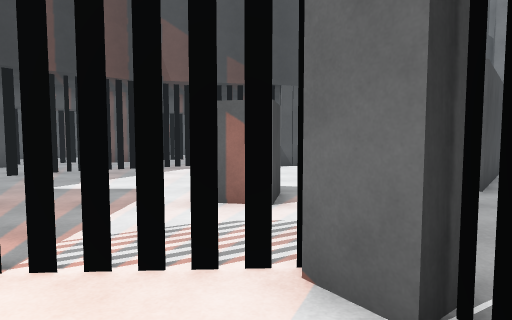
View 1 (above)

24 first-person views from a walk through a 3-D level made in the Unity game engine. The camera is 1.4 m above the floor, tilts 4° down and sees 75° across. The floor is counted in squares, 1 m on a side. Each view is taken from the middle of a square. On the plan, view 1 faces up. The plan holds only what a view shows up to about 15 squares ahead; the rest is blank. The place goes on beyond the plan. The player is left out. Some surface patterns are stand-ins.

View 2
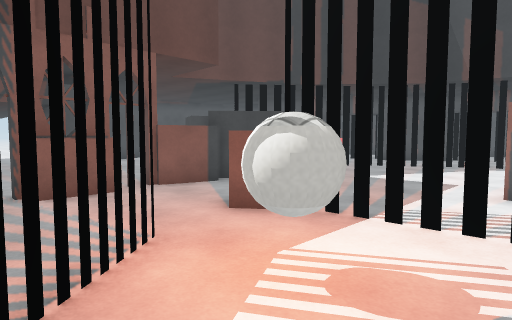

View 3
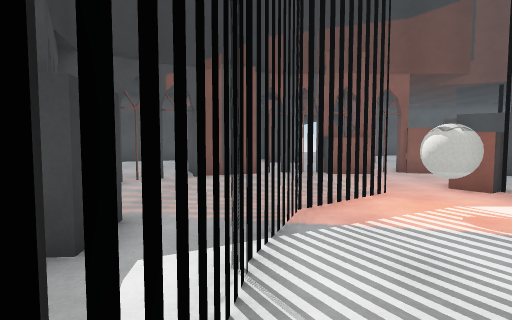

View 4
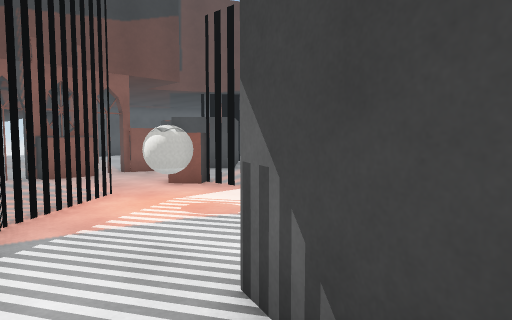

View 5
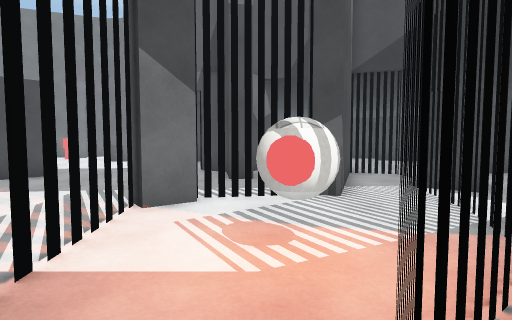

View 6
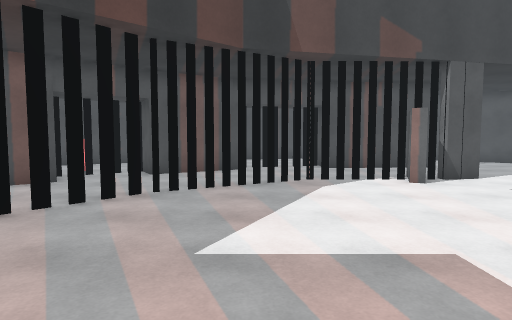

View 7
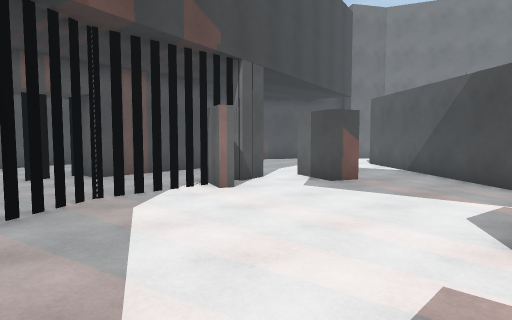

View 8
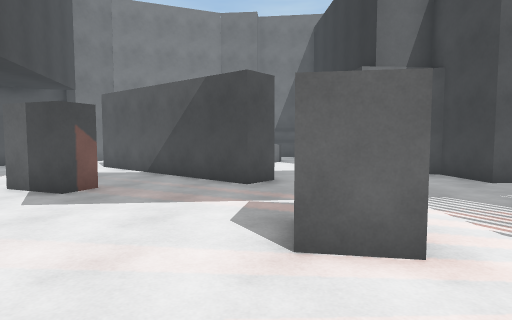

View 9
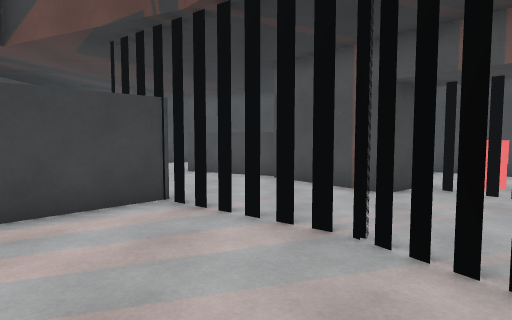

View 10
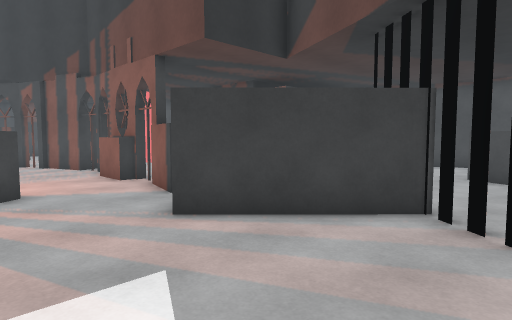

View 11
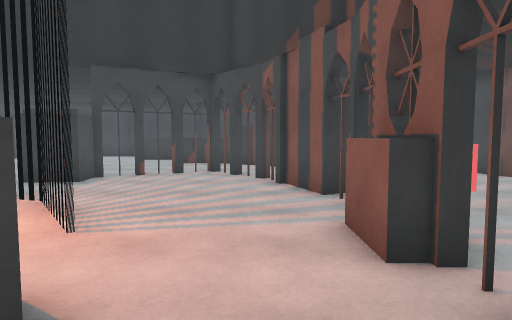

View 12
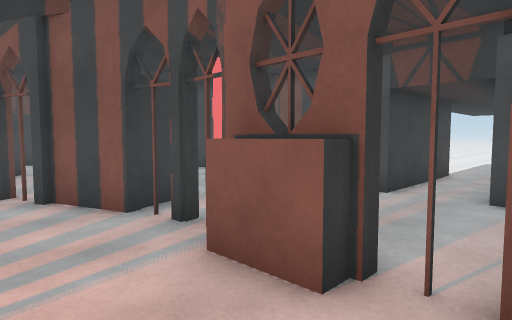

View 13
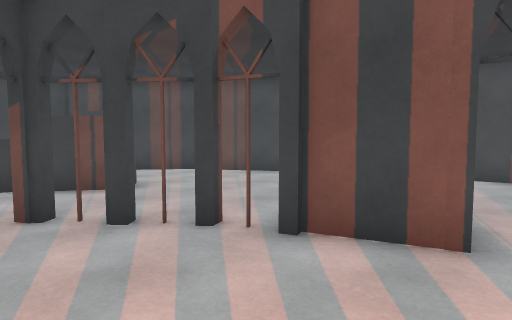

View 14
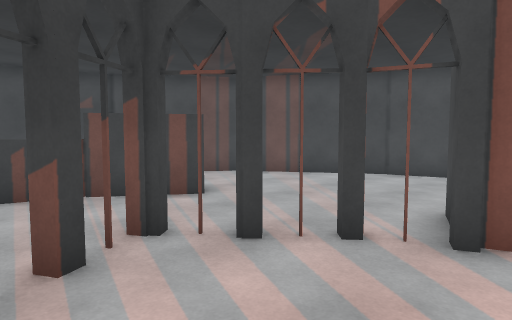

View 15
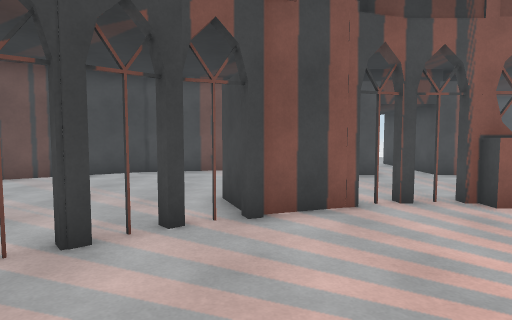

View 16
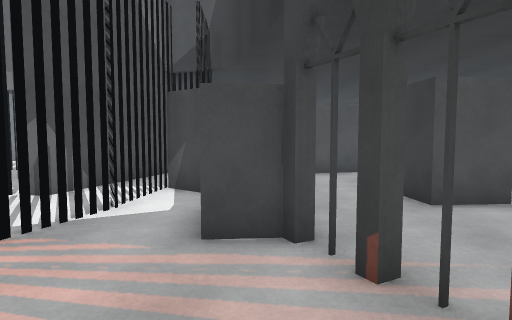

View 17
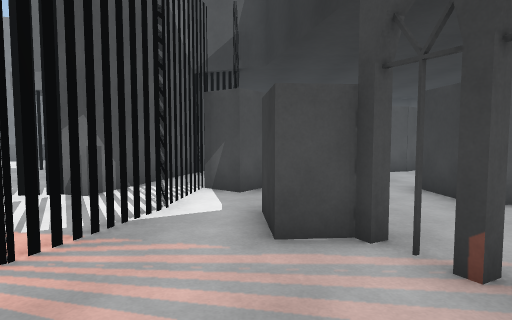

View 18
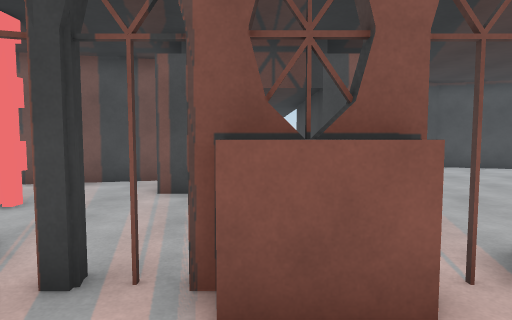

View 19
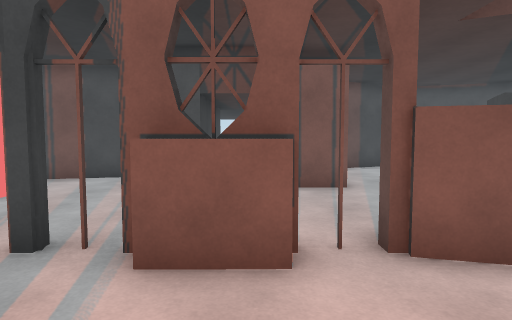

View 20
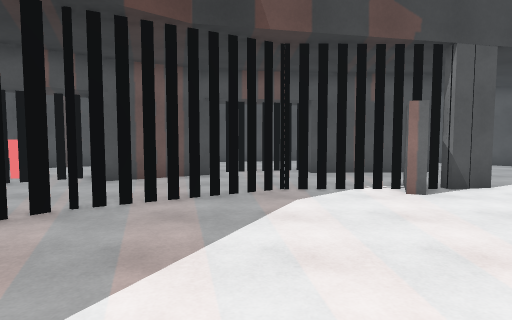

View 21
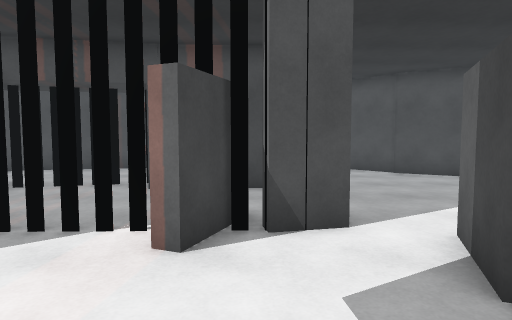

View 22
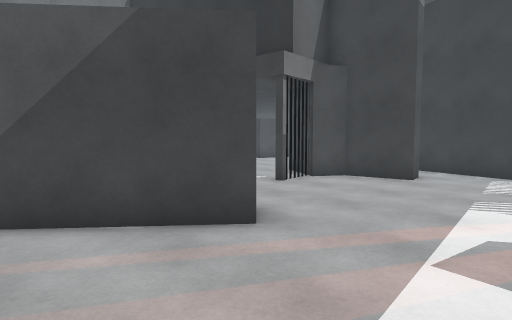

View 23
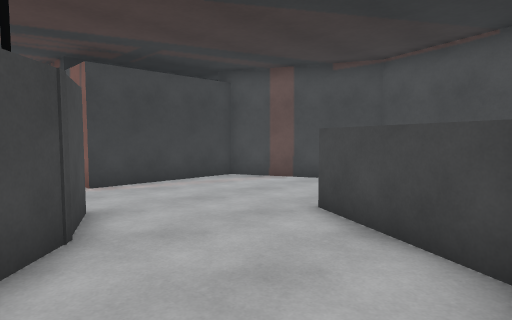

View 24
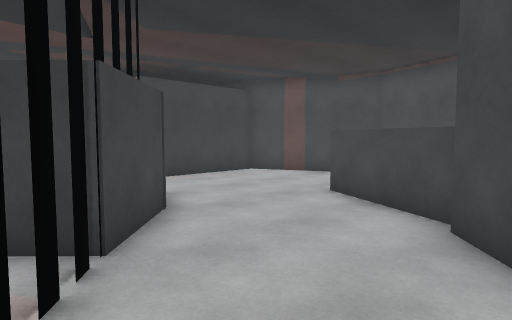

### Floor plan
Key: @ floor where view 1 was taken; # wall or solid block; . floor; = window, fence, low wall or low ledge; B block; A arch; O other object.
Columns run from 19 left of view 1 to 7 right of it. Each row starts with its distance up from view 1.
 25           ###..         ##
 24            .......      .##
 23            .......      ...
 22      ##     .....      ....
 21     #..      ..==#     ....
 20    ##....    ==..######....
 19    #...O.#####............
 18      ..O.=##..............
 17       .==...........#.....
 16        #.......======#.B.
 15       ##......==...#...B
 14      ##....===........BB...
 13     ##.....=...........B...
 12     #.....==..............#
 11    ##....=...............##
 10   ##.....=..............###
  9 ........###.............##.
  8 .......## ##......BB.......
  7 ......BB   #......BB.......
  6 .......B  ##...............
  5 ........  #B...............
  4 #........BB.......===......
  3 ######...BA...B===..##.....
  2  #####........B.....#=..###
  1 .........OA......O...=..#
  0 .........OA....=.O.@.=...
 -1 ######....A.....=....####.
 -2   #  #....A.....===....####
 -3   #.......A.......====....=
 -4   ##.....BB#.........#=====
 -5    #..O..BBA......BB..##
 -6    #......B.A.....BB....
 -7    #.........A..AAA......
 -8    #.........AAA..........#
 -9    ##.........A...........#
-10     #...............BBB...#
-11     ##.....##...   .B    .#
-12      #.....###..

Positions as (right, up) in squares from view 1, and headings:
1: (0, 0), facing up
2: (0, -2), facing up-left
3: (4, -3), facing left
4: (4, -3), facing up-left
5: (-6, 1), facing right
6: (-5, 5), facing up
7: (-6, 8), facing up-right
8: (-5, 9), facing right
9: (-3, 12), facing left
10: (-4, 12), facing down-left
11: (-7, 5), facing down
12: (-6, 3), facing down-left
13: (-4, -2), facing down-left
14: (-3, -4), facing down-left
15: (-2, -5), facing left
16: (-6, -6), facing right
17: (-6, -5), facing right
18: (-6, 0), facing left
19: (-5, 1), facing left
20: (-4, 7), facing up
21: (1, 11), facing up
22: (1, 13), facing down-right
23: (-11, 13), facing down-left
24: (-9, 14), facing down-left
